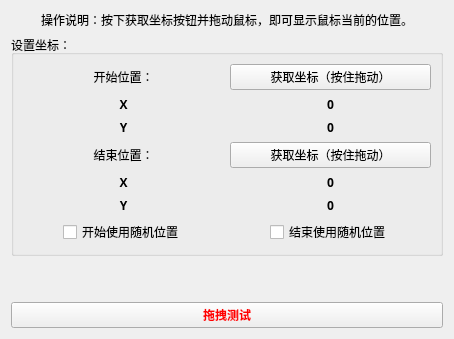
       <widget class="QWidget" name="tab_14">
        <attribute name="title">
         <string>鼠标拖拽</string>
        </attribute>
        <layout class="QVBoxLayout" name="verticalLayout_29">
         <item>
          <widget class="QLabel" name="label_67">
           <property name="text">
            <string>操作说明：按下获取坐标按钮并拖动鼠标，即可显示鼠标当前的位置。</string>
           </property>
           <property name="alignment">
            <set>Qt::AlignCenter</set>
           </property>
           <property name="wordWrap">
            <bool>false</bool>
           </property>
          </widget>
         </item>
         <item>
          <widget class="QGroupBox" name="groupBox_64">
           <property name="title">
            <string>设置坐标：</string>
           </property>
           <layout class="QVBoxLayout" name="verticalLayout_14">
            <item>
             <layout class="QGridLayout" name="gridLayout_17">
              <item row="0" column="0">
               <widget class="QLabel" name="label_57">
                <property name="text">
                 <string>开始位置：</string>
                </property>
                <property name="alignment">
                 <set>Qt::AlignCenter</set>
                </property>
               </widget>
              </item>
              <item row="0" column="1">
               <widget class="QPushButton" name="pushButton_12">
                <property name="text">
                 <string>获取坐标（按住拖动）</string>
                </property>
               </widget>
              </item>
              <item row="1" column="0">
               <widget class="QLabel" name="label_58">
                <property name="font">
                 <font>
                  <family>微软雅黑</family>
                  <weight>75</weight>
                  <bold>true</bold>
                 </font>
                </property>
                <property name="text">
                 <string>X</string>
                </property>
                <property name="alignment">
                 <set>Qt::AlignCenter</set>
                </property>
               </widget>
              </item>
              <item row="1" column="1">
               <widget class="QLabel" name="label_59">
                <property name="font">
                 <font>
                  <family>微软雅黑</family>
                  <weight>75</weight>
                  <bold>true</bold>
                 </font>
                </property>
                <property name="text">
                 <string>0</string>
                </property>
                <property name="alignment">
                 <set>Qt::AlignCenter</set>
                </property>
               </widget>
              </item>
              <item row="2" column="1">
               <widget class="QLabel" name="label_61">
                <property name="font">
                 <font>
                  <family>微软雅黑</family>
                  <weight>75</weight>
                  <bold>true</bold>
                 </font>
                </property>
                <property name="text">
                 <string>0</string>
                </property>
                <property name="alignment">
                 <set>Qt::AlignCenter</set>
                </property>
               </widget>
              </item>
              <item row="2" column="0">
               <widget class="QLabel" name="label_60">
                <property name="font">
                 <font>
                  <family>微软雅黑</family>
                  <weight>75</weight>
                  <bold>true</bold>
                 </font>
                </property>
                <property name="text">
                 <string>Y</string>
                </property>
                <property name="alignment">
                 <set>Qt::AlignCenter</set>
                </property>
               </widget>
              </item>
             </layout>
            </item>
            <item>
             <layout class="QGridLayout" name="gridLayout_18">
              <item row="0" column="1">
               <widget class="QPushButton" name="pushButton_13">
                <property name="text">
                 <string>获取坐标（按住拖动）</string>
                </property>
               </widget>
              </item>
              <item row="2" column="0">
               <widget class="QLabel" name="label_64">
                <property name="font">
                 <font>
                  <family>微软雅黑</family>
                  <weight>75</weight>
                  <bold>true</bold>
                 </font>
                </property>
                <property name="text">
                 <string>Y</string>
                </property>
                <property name="alignment">
                 <set>Qt::AlignCenter</set>
                </property>
               </widget>
              </item>
              <item row="1" column="0">
               <widget class="QLabel" name="label_63">
                <property name="font">
                 <font>
                  <family>微软雅黑</family>
                  <weight>75</weight>
                  <bold>true</bold>
                 </font>
                </property>
                <property name="text">
                 <string>X</string>
                </property>
                <property name="alignment">
                 <set>Qt::AlignCenter</set>
                </property>
               </widget>
              </item>
              <item row="0" column="0">
               <widget class="QLabel" name="label_62">
                <property name="text">
                 <string>结束位置：</string>
                </property>
                <property name="alignment">
                 <set>Qt::AlignCenter</set>
                </property>
               </widget>
              </item>
              <item row="2" column="1">
               <widget class="QLabel" name="label_66">
                <property name="font">
                 <font>
                  <family>微软雅黑</family>
                  <weight>75</weight>
                  <bold>true</bold>
                 </font>
                </property>
                <property name="text">
                 <string>0</string>
                </property>
                <property name="alignment">
                 <set>Qt::AlignCenter</set>
                </property>
               </widget>
              </item>
              <item row="1" column="1">
               <widget class="QLabel" name="label_65">
                <property name="font">
                 <font>
                  <family>微软雅黑</family>
                  <weight>75</weight>
                  <bold>true</bold>
                 </font>
                </property>
                <property name="text">
                 <string>0</string>
                </property>
                <property name="alignment">
                 <set>Qt::AlignCenter</set>
                </property>
               </widget>
              </item>
             </layout>
            </item>
            <item>
             <layout class="QHBoxLayout" name="horizontalLayout_27">
              <item>
               <spacer name="horizontalSpacer_13">
                <property name="orientation">
                 <enum>Qt::Horizontal</enum>
                </property>
                <property name="sizeHint" stdset="0">
                 <size>
                  <width>40</width>
                  <height>20</height>
                 </size>
                </property>
               </spacer>
              </item>
              <item>
               <widget class="QCheckBox" name="checkBox_8">
                <property name="layoutDirection">
                 <enum>Qt::LeftToRight</enum>
                </property>
                <property name="autoFillBackground">
                 <bool>false</bool>
                </property>
                <property name="text">
                 <string>开始使用随机位置</string>
                </property>
               </widget>
              </item>
              <item>
               <spacer name="horizontalSpacer_14">
                <property name="orientation">
                 <enum>Qt::Horizontal</enum>
                </property>
                <property name="sizeHint" stdset="0">
                 <size>
                  <width>40</width>
                  <height>20</height>
                 </size>
                </property>
               </spacer>
              </item>
              <item>
               <spacer name="horizontalSpacer_15">
                <property name="orientation">
                 <enum>Qt::Horizontal</enum>
                </property>
                <property name="sizeHint" stdset="0">
                 <size>
                  <width>40</width>
                  <height>20</height>
                 </size>
                </property>
               </spacer>
              </item>
              <item>
               <widget class="QCheckBox" name="checkBox_7">
                <property name="acceptDrops">
                 <bool>false</bool>
                </property>
                <property name="layoutDirection">
                 <enum>Qt::LeftToRight</enum>
                </property>
                <property name="autoFillBackground">
                 <bool>false</bool>
                </property>
                <property name="text">
                 <string>结束使用随机位置</string>
                </property>
                <property name="autoRepeat">
                 <bool>false</bool>
                </property>
                <property name="autoExclusive">
                 <bool>false</bool>
                </property>
                <property name="tristate">
                 <bool>false</bool>
                </property>
               </widget>
              </item>
              <item>
               <spacer name="horizontalSpacer_16">
                <property name="orientation">
                 <enum>Qt::Horizontal</enum>
                </property>
                <property name="sizeHint" stdset="0">
                 <size>
                  <width>40</width>
                  <height>20</height>
                 </size>
                </property>
               </spacer>
              </item>
             </layout>
            </item>
           </layout>
          </widget>
         </item>
         <item>
          <spacer name="verticalSpacer_10">
           <property name="orientation">
            <enum>Qt::Vertical</enum>
           </property>
           <property name="sizeHint" stdset="0">
            <size>
             <width>20</width>
             <height>40</height>
            </size>
           </property>
          </spacer>
         </item>
         <item>
          <widget class="QPushButton" name="pushButton_14">
           <property name="palette">
            <palette>
             <active>
              <colorrole role="ButtonText">
               <brush brushstyle="SolidPattern">
                <color alpha="255">
                 <red>255</red>
                 <green>0</green>
                 <blue>0</blue>
                </color>
               </brush>
              </colorrole>
             </active>
             <inactive>
              <colorrole role="ButtonText">
               <brush brushstyle="SolidPattern">
                <color alpha="255">
                 <red>255</red>
                 <green>0</green>
                 <blue>0</blue>
                </color>
               </brush>
              </colorrole>
             </inactive>
             <disabled>
              <colorrole role="ButtonText">
               <brush brushstyle="SolidPattern">
                <color alpha="255">
                 <red>120</red>
                 <green>120</green>
                 <blue>120</blue>
                </color>
               </brush>
              </colorrole>
             </disabled>
            </palette>
           </property>
           <property name="font">
            <font>
             <family>微软雅黑</family>
             <weight>75</weight>
             <bold>true</bold>
            </font>
           </property>
           <property name="text">
            <string>拖拽测试</string>
           </property>
          </widget>
         </item>
        </layout>
       </widget>
